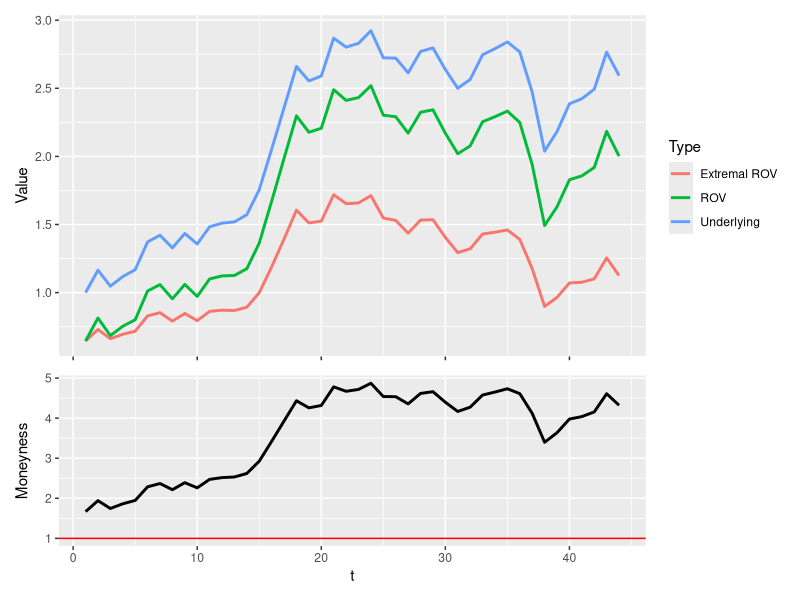

This chart was generated by the following R code:
## ---- chunk 1
knitr::opts_chunk$set(echo = FALSE,
                      message = FALSE,
                      warning = FALSE,
                      dev = c("png", "tiff"),
                      dpi = 300)
library(tidyverse)
library(patchwork)

label_size <- 2.5
smallLabel_size <- 2
title_size <- 8
subtitle_size <- 7
legendText_size <- 7
axisText_size <- 6
axisTitle_size <- 7
facetTitle_size <- 7

## ---- chunk 2

# Define functions
#---------------------------------------------------------------------------
# Extremal ROV
rovExt <- function(x0, K, m, s, tau, const = 0){
  ExT <- x0 * exp(m * tau)
  ElxT <- log(x0) + (m - s^2 / 2) * tau
  rovExt <- exp(-m * tau) * (ExT - exp(-m * tau) * (ElxT - log(K)) + const)
  return(rovExt)
}
#---------------------------------------------------------------------------
slackFn <- function(x0, K, m, s, tau){
  d2 <- (log(x0 / K) + (m - s^2 / 2) * tau) / (s * sqrt(tau))
  d1 <- d2 + s * sqrt(tau)
  Phi1 <- pnorm(d1)
  dfStardx <- 1 - exp(-m * tau) / x0
  slack <- Phi1 - dfStardx
  return(slack)
}
#---------------------------------------------------------------------------
# ROV
OVfun <- function(x0, K, m, s, tau, r, output = "OV"){
  
  d2 <- (log(x0 / K) + (m - s^2 / 2) * tau) / (s * sqrt(tau))
  d1 <- d2 + s * sqrt(tau)
  Phi1 <- pnorm(d1)
  Phi2 <- pnorm(d2)
  
  OV <- exp((m - r) * tau) * x0 * Phi1 - exp(-r * tau) * K * Phi2

    if(output == "OV"){
    out <- OV
  }
  
  if(output == "Phi2"){
    out <- Phi2
  }
  
  if(output == "Phi1"){
    out <- Phi1
  }

  return(out)
}
#----------------------------------------------------------------------------
# Geometric Brownian movement
gbmFun <- function(tau = 40, m = 0.001, s = 0.003, x0 = 1,
                   randVec = NULL, seed = NULL) {
  if(is.null(randVec)){
      if(!is.null(seed)){set.seed(seed)}
    randVec <- rnorm(tau)
    }
  epsilon <- randVec
  lx <- c(); lx[1] <- log(x0)
  drift <- (m - s * s / 2)
  for(t in 2:tau){
      dBt <-  s * epsilon[t]
      lx[t] <- lx[t - 1] + drift + dBt
  }
  x <- exp(lx)
  return(x)
}
# m <- 0.001
# s <- 0.003
# tau <- 400
# x0 <- 1
# x <- gbmFun(tau, m, s, x0, randVec = NULL)
# df_plot <- data.frame(t = 1:tau, x)
# gg <- ggplot(df_plot, aes(x = t, y = x))
# gg <- gg + geom_line()
# acf(diff(log(x)))
# hist(diff(log(x)))
# shapiro.test(diff(log(x)))

#=============================================================================
#=============================================================================
#=============================================================================

Tt <- 44 # Quarterly time step
r <- 0.006
cv <- 1.7
m <- 0.008
s <- cv * m * sqrt(Tt)
x0 <- 1
K <- x0 * 0.6
#K <- seq(0.5, 2, length.out = 40)
xVec <- gbmFun(Tt, m, s, x0, randVec = NULL, seed = NULL)
xVec[1] <- x0
tVec <- 1:Tt
tauVec <- Tt:1
#---
z0 <- x0 / K
x0 <- seq(1, 200000, length.out = 10)
slackFn(x0, K, m = m, s, tau = Tt)






interval <- c(0.1, 5)
mm <- m
# rootSolve::uniroot.all(slackFn,
#                        interval,
#                        lower = min(interval),
#                        upper = max(interval),
#                        K = K,
#                        m = m,
#                        s = s,
#                        tau = Tt)


# uniroot(slackFn,
#                        interval,
#                        K = K,
#                        m = m,
#                        s = s,
#                        tau = Tt)








# Get const first
rovStar <- rovExt(xVec[1], K, m, s, tauVec[1], const = 0)
rov <- OVfun(xVec[1], K, m, s, tauVec[1], r, output = "OV")
const <- exp(m * Tt) * (rov - rovStar)
#const <- rov - rovStar
rovStar <- rovExt(xVec, K, m, s, tauVec, const)
rov <- OVfun(xVec, K, m, s, tauVec, r, output = "OV")



#---------------------------------------------------------------------------
# Plot
df_plot <- data.frame(t = 1:Tt, ROV = rov,
                      ROVstar = rovStar,
                      Underlying = xVec)
colnames(df_plot)[3] <- "Extremal ROV"
df_plot <- df_plot %>% gather(Type, Value, ROV:Underlying)
gg <- ggplot(df_plot, aes(x = t, y = Value, group = Type, color = Type))
gg <- gg + geom_line(lwd = 1)
gg <- gg + theme(axis.text.x = element_blank(),
                 axis.title.x = element_blank())
gg1 <- gg

df_plot2 <- data.frame(t = 1:Tt, Moneyness = xVec / K)
gg <- ggplot(df_plot2, aes(x = t, y = Moneyness))
gg <- gg + geom_line(lwd = 1)
gg <- gg + geom_hline(yintercept = 1, color = "red")
gg2 <- gg

gg1 + gg2 + plot_layout(ncol = 1, heights = c(1, 1 / 2))

const

